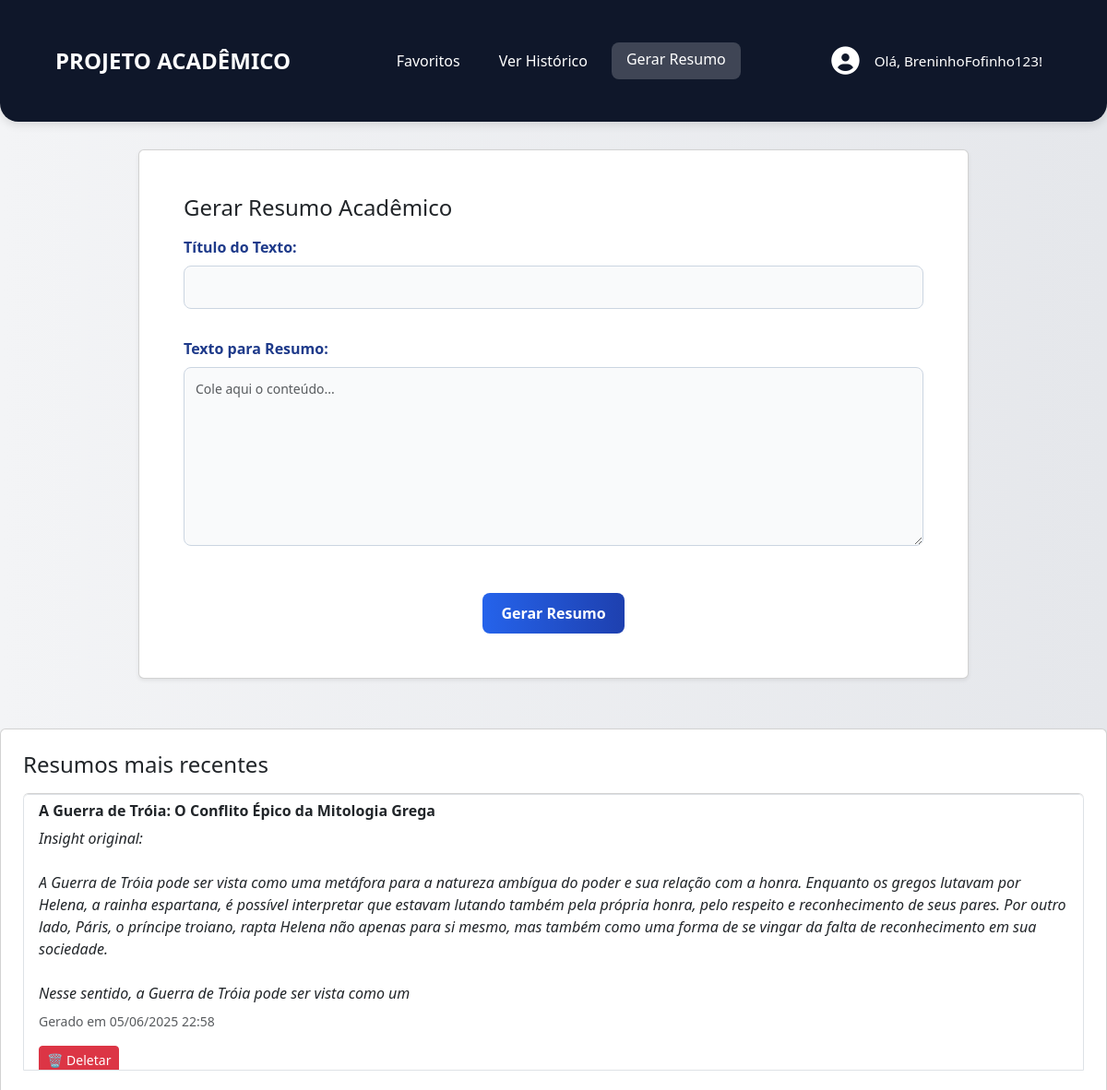
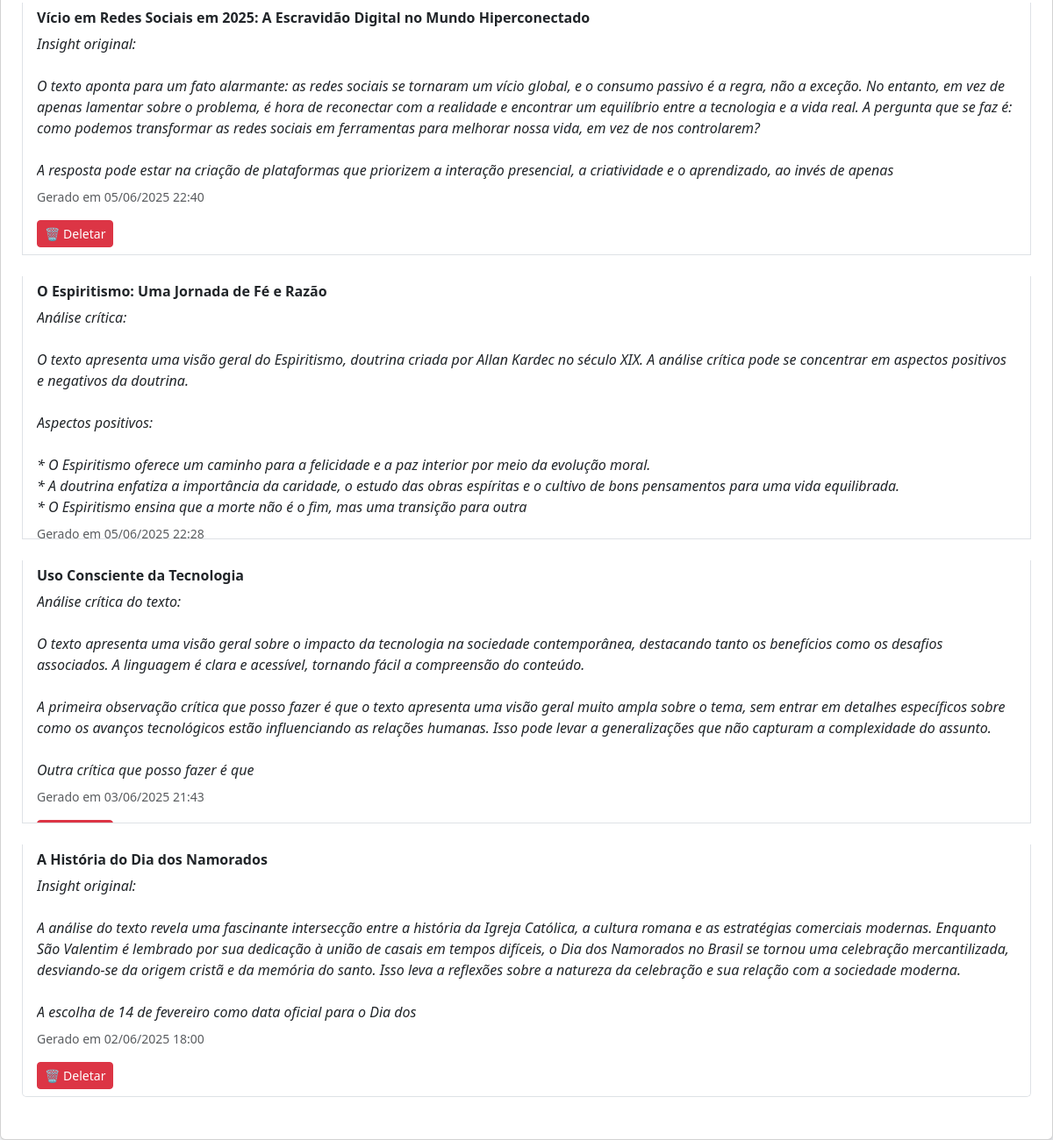
Screenshot of /index/ (signed in) with the database file from the repository (2 pictures, top to bottom).
### meu_app/models.py (models this page shows)
class Usuario(models.Model):
    nome = models.CharField(max_length=100)
    email = models.EmailField(unique=True)
    senha = models.CharField(max_length=100)
    def __str__(self):
        return self.nome

class ResumoGerado(models.Model):
    texto_original = models.ForeignKey(TextoOriginal, on_delete=models.CASCADE)
    resumo = models.TextField()
    data_criacao = models.DateTimeField(auto_now_add=True)
    foi_exportado_pdf = models.BooleanField(default=False)

class TextoOriginal(models.Model):
    usuario = models.ForeignKey(Usuario, on_delete=models.CASCADE)
    titulo = models.CharField(max_length=200)
    conteudo = models.TextField()
    data_envio = models.DateTimeField(auto_now_add=True)

### meu_app/views.py (the view, shortened to what this page needs)
# urls.py: path('index/', views.index, name='index'),
def index(request):
    usuario_id = request.session.get('usuario_id')
    if not usuario_id:
        return redirect('login')
    usuario = get_object_or_404(Usuario, pk=usuario_id)
    usuario = Usuario.objects.get(id=request.session['usuario_id'])
    resumos = ResumoGerado.objects.filter(texto_original__usuario=usuario).order_by("-data_criacao")[:5]
    return render(request, "meu_app/index.html", {
        "usuario": usuario,
        "resumos": resumos
    })

### meu_app/templates/meu_app/index.html (shortened to what this page needs)
{% load static %}
<!DOCTYPE html>
<html lang="pt-br">
<head>
    <link rel="stylesheet" href="https://cdnjs.cloudflare.com/ajax/libs/font-awesome/6.5.0/css/all.min.css">
    <link rel="stylesheet" href="https://cdn.jsdelivr.net/npm/bootstrap@5.3.0/dist/css/bootstrap.min.css">
    <link rel="stylesheet" href="{% static 'meu_app/style.css' %}">
</head>
<body>
        <header class="cabecalho p-3">
            <div class="container d-flex flex-wrap justify-content-between align-items-center">
                <a href="{% url 'index' %}" class="logo text-white text-decoration-none fs-4 fw-bold">
                    PROJETO ACADÊMICO
                </a>
                <nav class="nav">
                    <a href="#" class="nav-link text-white px-3">Favoritos</a>
                    <a href="{% url 'historico' %}" class="nav-link text-white px-3 {% if request.path == '/historico/' %}active-link{% endif %}">Ver Histórico</a>
                    <a href="{% url 'index' %}" class="nav-link text-white px-3 {% if request.path == '/index/' %}active-link{% endif %}">Gerar Resumo</a>
                </nav>
                <div class="perfil d-flex align-items-center">
                    <i class="fas fa-user-circle fa-2x me-2 text-white"></i>
                    <a href="{% url 'perfil' usuario.id %}" class="nav-link text-white p-0">Olá, {{ usuario }}!</a>
                </div>
            </div>
        </header>
        <main class="flex-fill">
            <div class="container my-6" style="display: flex; justify-content: center;">
              <div class="card p-5 mb-4 shadow-sm" style="width:100%; max-width: 900px;">
                <h4 class="mb-3">Gerar Resumo Acadêmico</h4>
                <form method="post" class="formulario-resumo">
                  <div class="mb-3">
                    <label for="titulo" class="form-label">Título do Texto:</label>
                    <input type="text" name="titulo" class="form-control" required>
                  </div>
                  <div class="mb-3">
                    <label for="conteudo" class="form-label">Texto para Resumo:</label>
                    <textarea name="conteudo" class="form-control" rows="8" placeholder="Cole aqui o conteúdo..." required></textarea>
                  </div>
                  <div style="display: flex; justify-content: center;">
                    <button type="submit" class="btn btn-primary">Gerar Resumo</button>
                  </div>
                </form>
              </div>
            </div>
            {% if resumos %}
            <div class="card p-4 shadow-sm">
                <h4 class="mb-3">Resumos mais recentes</h4>
                <ul class="list-group">
                {% for resumo in resumos %}
                    <li class="list-group-item mb-4">
                      <h6 class="fw-bold mb-2">{{ resumo.texto_original.titulo }}</h6>
                      <p class="mb-2"><em>{{ resumo.resumo }}</em></p>
                      <small class="text-muted d-block mb-3">Gerado em {{ resumo.data_criacao|date:"d/m/Y H:i" }}</small>
                            <button type="button"
                                class="btn btn-danger btn-sm"
                                data-bs-toggle="modal"
                                data-bs-target="#modalConfirmacao"
                                data-resumo-id="{{ resumo.id }}"
                                data-titulo="{{ resumo.texto_original.titulo }}">
                                🗑️ Deletar
                            </button>
                    </li>
                {% endfor %}
                </ul>
            </div>
            {% else %}
                <p class="text-center">Você ainda não gerou nenhum resumo.</p>
            {% endif %}
        </main>
</body>
</html>

### meu_app/static/meu_app/style.css (style rules this page uses)
* { margin: 0; padding: 0; box-sizing: border-box; }
body { font-family: 'Segoe UI', Tahoma, Geneva, Verdana, sans-serif; background: linear-gradient(to right, #f3f4f6, #e5e7eb); color: #111827; min-height: 100vh; }
.cabecalho { background-color: #0f172a !important; color: white; box-shadow: 0 4px 10px rgba(0, 0, 0, 0.1); border-bottom-left-radius: 20px; border-bottom-right-radius: 20px; }
.cabecalho a { text-decoration: none; color: white; margin-right: 10px; }
.active-link { background-color: rgba(255, 255, 255, 0.2); border-radius: 8px; padding: 6px 12px; font-weight: bold; transition: background-color 0.3s ease; }
.container { display: flex; padding: 30px; gap: 30px; }
.nav-link { color: white; font-weight: 500; transition: color 0.3s; }
.perfil { gap: 8px; font-size: 0.95rem; }
.formulario-resumo { display: flex; flex-direction: column; gap: 15px; }
.formulario-resumo label { font-weight: bold; color: #1e3a8a; }
.formulario-resumo input[type="text"], .formulario-resumo textarea { padding: 12px; border: 1px solid #cbd5e1; border-radius: 8px; font-size: 14px; background-color: #f9fafb; resize: vertical; }
.formulario-resumo button { align-self: flex-start; background: linear-gradient(to right, #2563eb, #1e40af); color: white; padding: 10px 20px; margin-top: 20px; border: none; border-radius: 8px; font-weight: bold; cursor: pointer; transition: background 0.3s; }
.list-group-item p { word-break: break-word; white-space: pre-wrap; max-width: 100%; overflow-x: auto; }
.list-group-item { max-height: 300px; overflow-y: auto; }

### rows the page displays
Usuario: nome "BreninhoFofinho123"
ResumoGerado: texto_original.titulo "A Guerra de Tróia: O Conflito Épico da Mitologia Grega", resumo "Insight original: A Guerra de Tróia pode ser vista como uma metáfora para a natureza ambígua do poder e sua relação com a honra. Enquanto os gregos lutavam por Helena, a rainha espartana, é possível interpretar que estavam lutando também pela própria honra, pelo respeito e reconhecimento de seus pares. Por outro lado, Páris, o príncipe troiano, rapta Helena não apenas para si mesmo, mas também como uma forma de se vingar da falta de reconhecimento em sua sociedade. Nesse sentido, a Guerra de Tróia pode ser vista como um…", data_criacao "05/06/2025 22:58"
ResumoGerado: texto_original.titulo "Vício em Redes Sociais em 2025: A Escravidão Digital no Mundo Hiperconectado", resumo "Insight original: O texto aponta para um fato alarmante: as redes sociais se tornaram um vício global, e o consumo passivo é a regra, não a exceção. No entanto, em vez de apenas lamentar sobre o problema, é hora de reconectar com a realidade e encontrar um equilíbrio entre a tecnologia e a vida real. A pergunta que se faz é: como podemos transformar as redes sociais em ferramentas para melhorar nossa vida, em vez de nos controlarem? A resposta pode estar na criação de plataformas que priorizem a interação presencial, a criatividade e o aprendizado, ao invés de apenas", data_criacao "05/06/2025 22:40"
ResumoGerado: texto_original.titulo "O Espiritismo: Uma Jornada de Fé e Razão", resumo "Análise crítica: O texto apresenta uma visão geral do Espiritismo, doutrina criada por Allan Kardec no século XIX. A análise crítica pode se concentrar em aspectos positivos e negativos da doutrina. Aspectos positivos: * O Espiritismo oferece um caminho para a felicidade e a paz interior por meio da evolução moral. * A doutrina enfatiza a importância da caridade, o estudo das obras espíritas e o cultivo de bons pensamentos para uma vida equilibrada. * O Espiritismo ensina que a morte não é o fim, mas uma transição para outra", data_criacao "05/06/2025 22:28"
ResumoGerado: texto_original.titulo "Uso Consciente da Tecnologia", resumo "Análise crítica do texto: O texto apresenta uma visão geral sobre o impacto da tecnologia na sociedade contemporânea, destacando tanto os benefícios como os desafios associados. A linguagem é clara e acessível, tornando fácil a compreensão do conteúdo. A primeira observação crítica que posso fazer é que o texto apresenta uma visão geral muito ampla sobre o tema, sem entrar em detalhes específicos sobre como os avanços tecnológicos estão influenciando as relações humanas. Isso pode levar a generalizações que não capturam a complexidade do assunto. Outra crítica que posso fazer é que", data_criacao "03/06/2025 21:43"
ResumoGerado: texto_original.titulo "A História do Dia dos Namorados", resumo "Insight original: A análise do texto revela uma fascinante intersecção entre a história da Igreja Católica, a cultura romana e as estratégias comerciais modernas. Enquanto São Valentim é lembrado por sua dedicação à união de casais em tempos difíceis, o Dia dos Namorados no Brasil se tornou uma celebração mercantilizada, desviando-se da origem cristã e da memória do santo. Isso leva a reflexões sobre a natureza da celebração e sua relação com a sociedade moderna. A escolha de 14 de fevereiro como data oficial para o Dia dos", data_criacao "02/06/2025 18:00"
